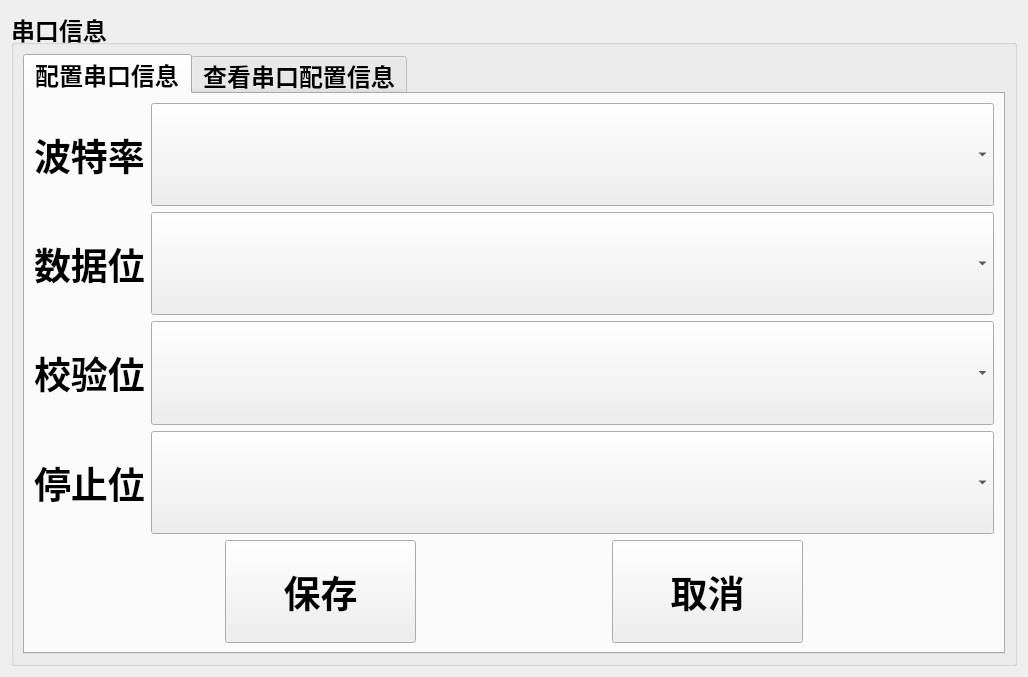
<?xml version="1.0" encoding="UTF-8"?>
<ui version="4.0">
 <class>SerialPortSet</class>
 <widget class="QWidget" name="SerialPortSet">
  <property name="geometry">
   <rect>
    <x>0</x>
    <y>0</y>
    <width>1028</width>
    <height>677</height>
   </rect>
  </property>
  <property name="windowTitle">
   <string>Form</string>
  </property>
  <layout class="QHBoxLayout" name="horizontalLayout">
   <item>
    <widget class="QGroupBox" name="groupBox">
     <property name="font">
      <font>
       <pointsize>18</pointsize>
       <weight>75</weight>
       <bold>true</bold>
      </font>
     </property>
     <property name="title">
      <string>串口信息</string>
     </property>
     <layout class="QHBoxLayout" name="horizontalLayout_3">
      <item>
       <widget class="QTabWidget" name="tabWidget">
        <property name="currentIndex">
         <number>0</number>
        </property>
        <widget class="QWidget" name="tab">
         <attribute name="title">
          <string>配置串口信息</string>
         </attribute>
         <layout class="QVBoxLayout" name="verticalLayout_2">
          <item>
           <layout class="QVBoxLayout" name="verticalLayout">
            <item>
             <layout class="QHBoxLayout" name="horizontalLayout_2">
              <item>
               <widget class="QLabel" name="label">
                <property name="sizePolicy">
                 <sizepolicy hsizetype="Preferred" vsizetype="Preferred">
                  <horstretch>0</horstretch>
                  <verstretch>0</verstretch>
                 </sizepolicy>
                </property>
                <property name="font">
                 <font>
                  <pointsize>28</pointsize>
                 </font>
                </property>
                <property name="text">
                 <string>波特率</string>
                </property>
               </widget>
              </item>
              <item>
               <widget class="QComboBox" name="comboBox_btl">
                <property name="sizePolicy">
                 <sizepolicy hsizetype="Expanding" vsizetype="Expanding">
                  <horstretch>0</horstretch>
                  <verstretch>0</verstretch>
                 </sizepolicy>
                </property>
                <property name="font">
                 <font>
                  <pointsize>28</pointsize>
                 </font>
                </property>
               </widget>
              </item>
             </layout>
            </item>
            <item>
             <layout class="QHBoxLayout" name="horizontalLayout_5">
              <item>
               <widget class="QLabel" name="label_3">
                <property name="sizePolicy">
                 <sizepolicy hsizetype="Preferred" vsizetype="Preferred">
                  <horstretch>0</horstretch>
                  <verstretch>0</verstretch>
                 </sizepolicy>
                </property>
                <property name="font">
                 <font>
                  <pointsize>28</pointsize>
                 </font>
                </property>
                <property name="text">
                 <string>数据位</string>
                </property>
               </widget>
              </item>
              <item>
               <widget class="QComboBox" name="comboBox_databit">
                <property name="sizePolicy">
                 <sizepolicy hsizetype="Expanding" vsizetype="Expanding">
                  <horstretch>0</horstretch>
                  <verstretch>0</verstretch>
                 </sizepolicy>
                </property>
                <property name="font">
                 <font>
                  <pointsize>28</pointsize>
                 </font>
                </property>
               </widget>
              </item>
             </layout>
            </item>
            <item>
             <layout class="QHBoxLayout" name="horizontalLayout_6">
              <item>
               <widget class="QLabel" name="label_4">
                <property name="sizePolicy">
                 <sizepolicy hsizetype="Preferred" vsizetype="Preferred">
                  <horstretch>0</horstretch>
                  <verstretch>0</verstretch>
                 </sizepolicy>
                </property>
                <property name="font">
                 <font>
                  <pointsize>28</pointsize>
                 </font>
                </property>
                <property name="text">
                 <string>校验位</string>
                </property>
               </widget>
              </item>
              <item>
               <widget class="QComboBox" name="comboBox_checkbit">
                <property name="sizePolicy">
                 <sizepolicy hsizetype="Expanding" vsizetype="Expanding">
                  <horstretch>0</horstretch>
                  <verstretch>0</verstretch>
                 </sizepolicy>
                </property>
                <property name="font">
                 <font>
                  <pointsize>28</pointsize>
                 </font>
                </property>
               </widget>
              </item>
             </layout>
            </item>
            <item>
             <layout class="QHBoxLayout" name="horizontalLayout_4">
              <item>
               <widget class="QLabel" name="label_2">
                <property name="sizePolicy">
                 <sizepolicy hsizetype="Preferred" vsizetype="Preferred">
                  <horstretch>0</horstretch>
                  <verstretch>0</verstretch>
                 </sizepolicy>
                </property>
                <property name="font">
                 <font>
                  <pointsize>28</pointsize>
                 </font>
                </property>
                <property name="text">
                 <string>停止位</string>
                </property>
               </widget>
              </item>
              <item>
               <widget class="QComboBox" name="comboBox_stopbit">
                <property name="sizePolicy">
                 <sizepolicy hsizetype="Expanding" vsizetype="Expanding">
                  <horstretch>0</horstretch>
                  <verstretch>0</verstretch>
                 </sizepolicy>
                </property>
                <property name="font">
                 <font>
                  <pointsize>28</pointsize>
                 </font>
                </property>
               </widget>
              </item>
             </layout>
            </item>
            <item>
             <layout class="QHBoxLayout" name="horizontalLayout_12">
              <item>
               <spacer name="horizontalSpacer_2">
                <property name="orientation">
                 <enum>Qt::Horizontal</enum>
                </property>
                <property name="sizeHint" stdset="0">
                 <size>
                  <width>40</width>
                  <height>20</height>
                 </size>
                </property>
               </spacer>
              </item>
              <item>
               <widget class="QPushButton" name="pushButton_sport_set">
                <property name="sizePolicy">
                 <sizepolicy hsizetype="Expanding" vsizetype="Expanding">
                  <horstretch>0</horstretch>
                  <verstretch>0</verstretch>
                 </sizepolicy>
                </property>
                <property name="font">
                 <font>
                  <pointsize>28</pointsize>
                 </font>
                </property>
                <property name="text">
                 <string>保存</string>
                </property>
               </widget>
              </item>
              <item>
               <spacer name="horizontalSpacer">
                <property name="orientation">
                 <enum>Qt::Horizontal</enum>
                </property>
                <property name="sizeHint" stdset="0">
                 <size>
                  <width>40</width>
                  <height>20</height>
                 </size>
                </property>
               </spacer>
              </item>
              <item>
               <widget class="QPushButton" name="pushButton">
                <property name="sizePolicy">
                 <sizepolicy hsizetype="Expanding" vsizetype="Expanding">
                  <horstretch>0</horstretch>
                  <verstretch>0</verstretch>
                 </sizepolicy>
                </property>
                <property name="font">
                 <font>
                  <pointsize>28</pointsize>
                 </font>
                </property>
                <property name="text">
                 <string>取消</string>
                </property>
               </widget>
              </item>
              <item>
               <spacer name="horizontalSpacer_3">
                <property name="orientation">
                 <enum>Qt::Horizontal</enum>
                </property>
                <property name="sizeHint" stdset="0">
                 <size>
                  <width>40</width>
                  <height>20</height>
                 </size>
                </property>
               </spacer>
              </item>
             </layout>
            </item>
           </layout>
          </item>
         </layout>
        </widget>
        <widget class="QWidget" name="tab_2">
         <attribute name="title">
          <string>查看串口配置信息</string>
         </attribute>
         <layout class="QVBoxLayout" name="verticalLayout_4">
          <item>
           <layout class="QHBoxLayout" name="horizontalLayout_7">
            <item>
             <widget class="QLabel" name="label_5">
              <property name="font">
               <font>
                <pointsize>28</pointsize>
               </font>
              </property>
              <property name="text">
               <string>波特率</string>
              </property>
             </widget>
            </item>
            <item>
             <widget class="QLineEdit" name="lineEdit_btl">
              <property name="font">
               <font>
                <pointsize>28</pointsize>
               </font>
              </property>
             </widget>
            </item>
           </layout>
          </item>
          <item>
           <layout class="QHBoxLayout" name="horizontalLayout_10">
            <item>
             <widget class="QLabel" name="label_6">
              <property name="font">
               <font>
                <pointsize>28</pointsize>
               </font>
              </property>
              <property name="text">
               <string>数据位</string>
              </property>
             </widget>
            </item>
            <item>
             <widget class="QLineEdit" name="lineEdit_databit">
              <property name="font">
               <font>
                <pointsize>28</pointsize>
               </font>
              </property>
             </widget>
            </item>
           </layout>
          </item>
          <item>
           <layout class="QHBoxLayout" name="horizontalLayout_9">
            <item>
             <widget class="QLabel" name="label_7">
              <property name="font">
               <font>
                <pointsize>28</pointsize>
               </font>
              </property>
              <property name="text">
               <string>校验位</string>
              </property>
             </widget>
            </item>
            <item>
             <widget class="QLineEdit" name="lineEdit_checkbit">
              <property name="font">
               <font>
                <pointsize>28</pointsize>
               </font>
              </property>
             </widget>
            </item>
           </layout>
          </item>
          <item>
           <layout class="QHBoxLayout" name="horizontalLayout_8">
            <item>
             <widget class="QLabel" name="label_8">
              <property name="font">
               <font>
                <pointsize>28</pointsize>
               </font>
              </property>
              <property name="text">
               <string>停止位</string>
              </property>
             </widget>
            </item>
            <item>
             <widget class="QLineEdit" name="lineEdit_stopbit">
              <property name="font">
               <font>
                <pointsize>28</pointsize>
               </font>
              </property>
             </widget>
            </item>
           </layout>
          </item>
         </layout>
        </widget>
       </widget>
      </item>
     </layout>
    </widget>
   </item>
  </layout>
 </widget>
 <resources/>
 <connections/>
</ui>
